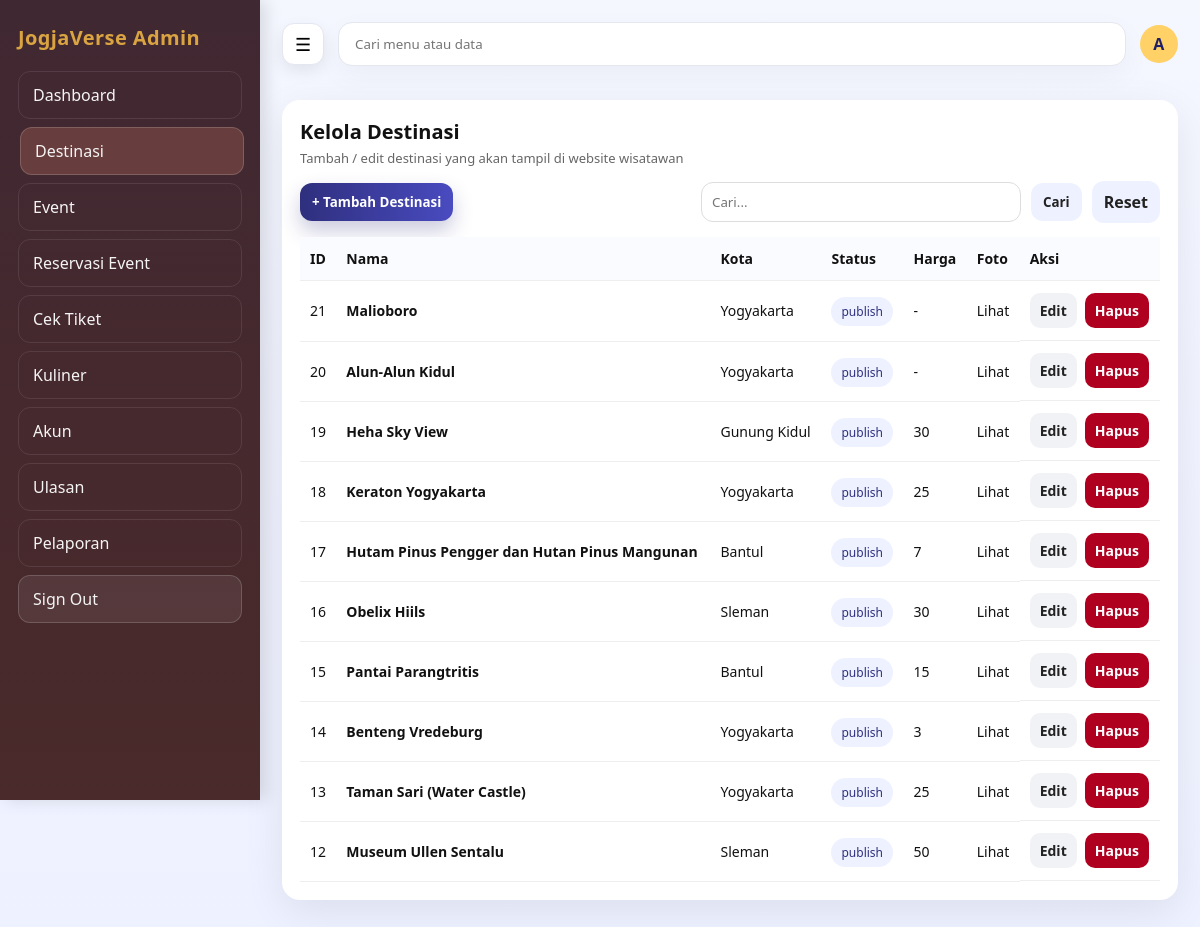
The page /admin/destinasi.php (signed in) on the database as committed earlier.
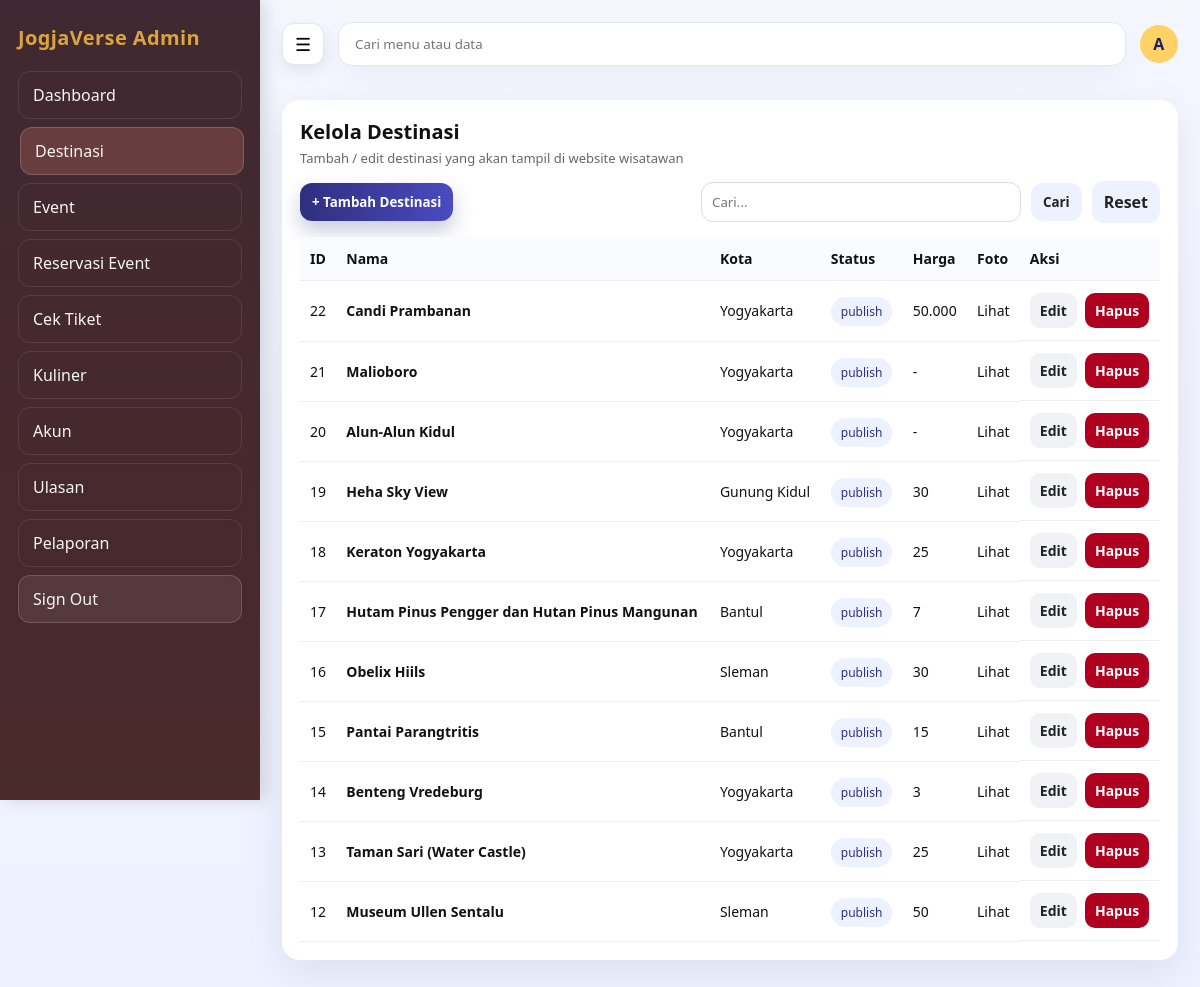
The same page on the database as committed later.
### tables this page shows
CREATE TABLE `destinasi` (
  `id_destinasi` bigint UNSIGNED NOT NULL,
  `id_kategori` bigint UNSIGNED DEFAULT NULL,
  `nama` varchar(160) NOT NULL,
  `slug` varchar(180) NOT NULL,
  `deskripsi` text,
  `alamat` varchar(255) DEFAULT NULL,
  `kota` varchar(80) DEFAULT NULL,
  `latitude` decimal(10,7) DEFAULT NULL,
  `longitude` decimal(10,7) DEFAULT NULL,
  `jam_operasional` varchar(120) DEFAULT NULL,
  `harga_tiket` int UNSIGNED DEFAULT '0',
  `nomor_kontak` varchar(30) DEFAULT NULL,
  `gambar_sampul_url` varchar(255) DEFAULT NULL,
  `status` enum('draft','publish','arsip') NOT NULL DEFAULT 'draft',
  `dibuat_oleh` bigint UNSIGNED DEFAULT NULL,
  `dibuat_pada` datetime NOT NULL DEFAULT CURRENT_TIMESTAMP,
  `diubah_pada` datetime DEFAULT NULL ON UPDATE CURRENT_TIMESTAMP
);

### admin/_crud_helper.php (called while the page is built, shortened)
<?php
if (!function_exists('h')) {
  function h($val) {
    return htmlspecialchars((string)$val, ENT_QUOTES, 'UTF-8');
  }
}
function describe_table(mysqli $koneksi, string $table): array {
  $cols = [];
  $pk = null;
  $res = $koneksi->query("SHOW FULL COLUMNS FROM `$table`");
  if ($res) {
    while ($row = $res->fetch_assoc()) {
      $cols[] = $row;
      if (($row['Key'] ?? '') === 'PRI') {
        $pk = $row['Field'];
      }
    }
  }
  return [$cols, $pk];
}
function pick_col(array $colNames, array $candidates): ?string {
  foreach ($candidates as $c) {
    foreach ($colNames as $n) {
      if (strtolower($n) === strtolower($c)) return $n;
    }
  }
  return null;
}
function fetch_rows(mysqli $koneksi, string $table, ?string $pk, string $q, ?array $cols = null): mysqli_result {
  $searchable = [];
  foreach ($cols as $c) {
    $type = strtolower($c['Type'] ?? '');
    if (str_contains($type, 'char') || str_contains($type, 'text')) {
      $searchable[] = $c['Field'];
    }
  }
  $sql = "SELECT * FROM `$table`";
  $params = [];
  if ($pk) {
    $sql .= " ORDER BY `$pk` DESC";
  }
  $stmt = $koneksi->prepare($sql);
  $stmt->execute();
  return $stmt->get_result();
}
function fetch_options_by_table(mysqli $koneksi, array $tableCandidates, array $labelCandidates): array {
  foreach ($tableCandidates as $table) {
    try {
      [$cols, $pk] = describe_table($koneksi, $table);
      $colNames = array_map(fn($c) => $c['Field'], $cols);
      $labelCol = pick_col($colNames, $labelCandidates) ?? $pk;
      $sql = "SELECT `$pk`, `$labelCol` FROM `$table` ORDER BY `$labelCol`";
      $stmt = $koneksi->prepare($sql);
      $stmt->execute();
      $res = $stmt->get_result();
      $rows = [];
      while ($row = $res->fetch_assoc()) {
        $rows[] = [
          'id' => $row[$pk],
          'label' => $row[$labelCol] ?? $row[$pk],
        ];
      }
      if (count($rows) > 0) {
        return $rows;
      }
    } catch (Throwable $e) {
      continue;
    }
  }
  return [];
}

### admin/destinasi.php (the view, shortened to what this page needs)
<?php
require_once __DIR__ . "/../config/koneksi.php";
require_once __DIR__ . "/_crud_helper.php";
$table = "destinasi";
[$cols, $pk] = describe_table($koneksi, $table);
$colNames = array_map(fn($c)=>$c['Field'], $cols);
$colNama  = pick_col($colNames, ["nama_destinasi","nama","judul","nama_tempat"]);
$colLok   = pick_col($colNames, ["lokasi","alamat","kecamatan","kabupaten","kota"]);
$colFoto  = pick_col($colNames, ["gambar_sampul_url","foto_url","gambar_url","thumbnail","image_url"]);
$q = trim($_GET['q'] ?? "");
$data = fetch_rows($koneksi, $table, $pk, $q, $cols);
$penggunaOptions = fetch_options_by_table(
  $koneksi,
  ["pengguna"],
  ["nama_lengkap", "username", "email", "nama"]
);
?>
<?php require_once __DIR__ . "/partials/header.php"; ?>
<link rel="stylesheet" href="<?= BASE_URL ?>/assets/css/admin_crud.css">
<link rel="stylesheet" href="<?= BASE_URL ?>/assets/css/leaflet.css">
<div class="card">
  <div>
    <h1 class="page-title">Kelola Destinasi</h1>
    <p class="page-sub">Tambah / edit destinasi yang akan tampil di website wisatawan</p>
  </div>
  <div class="toolbar">
    <div class="left">
      <button class="btn" onclick="openModal()">+ Tambah Destinasi</button>
    </div>
    <form method="GET" style="display:flex;gap:10px;align-items:center">
      <input class="search" type="text" name="q" placeholder="Cari..." value="<?= h($q) ?>">
      <button class="btn secondary" type="submit">Cari</button>
      <a class="btn secondary" href="<?= BASE_URL ?>/admin/destinasi.php">Reset</a>
    </form>
  </div>
  <div class="table-wrap">
    <table class="table2">
      <thead>
        <tr>
          <th>ID</th>
          <th>Nama</th>
          <th>Kota</th>
          <th>Status</th>
          <th>Harga</th>
          <th>Foto</th>
          <th>Aksi</th>
        </tr>
      </thead>
      <tbody>
      <?php while($row = $data->fetch_assoc()): ?>
        <tr>
          <td><?= h($row[$pk]) ?></td>
          <td><b><?= h($colNama ? ($row[$colNama] ?? '-') : '-') ?></b></td>
          <td><?= h($row['kota'] ?? ($colLok ? ($row[$colLok] ?? '-') : '-')) ?></td>
          <td><span class="pill"><?= h($row['status'] ?? '-') ?></span></td>
          <td><?= h(isset($row['harga_tiket']) ? number_format((float)$row['harga_tiket'], 0, ',', '.') : '-') ?></td>
          <td>
            <?php if ($colFoto && !empty($row[$colFoto])): ?>
              <a href="<?= h($row[$colFoto]) ?>" target="_blank">Lihat</a>
            <?php else: ?>
              <small>-</small>
            <?php endif; ?>
          </td>
          <td class="actions">
            <a class="btn-sm gray" href="<?= BASE_URL ?>/admin/destinasi.php?edit=<?= h($row[$pk]) ?>">Edit</a>
            <a class="btn-sm danger" onclick="return confirm('Hapus destinasi ini?')" href="<?= BASE_URL ?>/admin/destinasi.php?hapus=<?= h($row[$pk]) ?>">Hapus</a>
          </td>
        </tr>
      <?php endwhile; ?>
      </tbody>
    </table>
  </div>
</div>
<?php require_once __DIR__ . "/partials/footer.php"; ?>

Rows that differ between the two databases and show on the page:
added destinasi: id_destinasi "22", nama "Candi Prambanan", kota "Yogyakarta", status "publish", harga_tiket "50.000"
